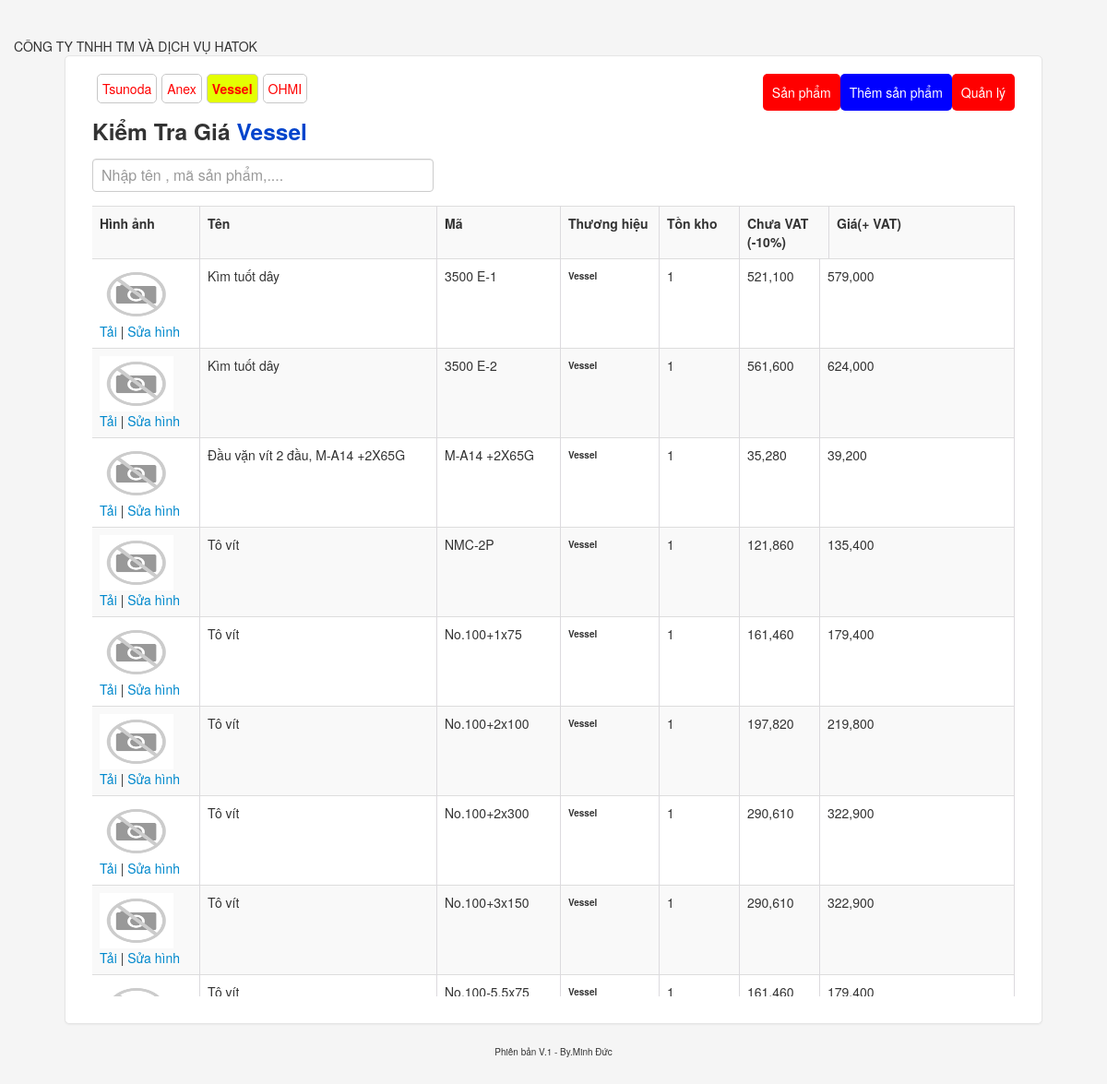
/4, run on the app's committed database.
### sanpham/models.py (models this page shows, shortened)
class thuonghieu(models.Model):
    ten = models.CharField(max_length=100,default='HATOK',verbose_name='Thương hiệu')
    def __str__(self):
        return self.ten
    class Meta:
        verbose_name_plural = 'Thương hiệu'

class sanpham(models.Model):
    ten = models.CharField(max_length=200,verbose_name='Tên sản phẩm')
    masp = models.CharField(max_length=100,verbose_name='Mã sản phẩm')
    thuonghieusp = models.ForeignKey(thuonghieu,on_delete=models.CASCADE,verbose_name='Thương hiệu')
    choices = [('cai', 'Cái'), ('hop', 'Hộp'), ('bo', 'Bộ'),('sanpham', 'Sản phẩm')]
    donvi = models.CharField(max_length=25,choices=choices, default='sanpham',verbose_name='Đơn vị')
    giabanle = models.IntegerField(verbose_name='Giá (đã bao gồm VAT)',null=False)
    soluong = models.IntegerField(verbose_name='Tồn kho',default='1')
    hinh = models.ImageField(verbose_name='Hình ảnh',null=False, upload_to='sanpham/',default='media/sanpham/none-img.png')
    def kovat(self):
        return self.giabanle * 0.9
    class Meta:
        verbose_name_plural = 'Sản phẩm'

### sanpham/views.py (the view)
# urls.py: path("<int:id>", index_th, name = 'index_th' ),
def index_th(request,id):
    sp = sanpham.objects.all()
    thuonghieus = thuonghieu.objects.all()
    try:
        th = thuonghieu.objects.get(id=id)
    except thuonghieu.DoesNotExist:
        messages.add_message(request, messages.INFO, 'Có cái gì đó sai sai !')
        return redirect('sanpham:index')
    data={'sp':sp,
          'th':th,
          'thuonghieus':thuonghieus,
    }
    return render(request,'quanlysanpham/index_th.html',data)

### templates/quanlysanpham/index_th.html (shortened to what this page needs)
{% extends "quanlysanpham/base.html" %}
{% load humanize %}
{% block content %}
<blink>
   <marquee>
      CÔNG TY TNHH TM VÀ DỊCH VỤ HATOK
   </marquee>
</blink>
<div class="form-signin">
    {% include 'quanlysanpham/danhsach-thuonghieu.html' %}
    <div class="thuonghieusp" style="display: flex;">
        {% for d in thuonghieus %}
            <a href="{% url 'sanpham:index_th' d.id %}" id="thuong-hieu-{{ d.id }}" style="margin-left: 5px;color: red;padding: 5px;border: 1px solid #c7c7c7;border-radius: 5px;">{{ d.ten }}</a>
        {% endfor %}
</div>
    <h3 class="form-signin-heading">Kiểm Tra Giá<b style="color: #0044cc;"> {{ th.ten }}</b></h3>
	<input id="q" type="text" placeholder="Nhập tên , mã sản phẩm,...." />
    <br/>
    <table class="table table-striped dis-s">
       <tr id="sticks">
           <td id="hinh"><strong>Hình ảnh</strong></td>
            <td id="ten"><strong>Tên</strong></td>
            <td id="ma"><strong>Mã </strong></td>
            <td id="th"><strong>Thương hiệu</strong></td>
            <td id="tonkho"><strong>Tồn kho</strong></td>
            <td id="gia"><strong>Chưa VAT (-10%)</strong></td>
            <td id="gias"><strong>Giá(+ VAT)</strong></td>
        </tr>
    </table>
<div class="tab id">
    <table class="table table-striped dis">
        {% for r in th.sanpham_set.all %}
        <tr>
            <td id="hinh"><img src="{{ r.hinh.url }}" style="width: 80px;height: 60px">
                <br>
                <a href="{{ r.hinh.url }}" download="{{ r.ten }}">Tải </a> | <a href="/admin/sanpham/sanpham/{{ r.id }}/change/">Sửa hình </a>
            </td>
            <td id="ten" style="display: table-cell;width:240px;height: 80px;">{{ r.ten }}</td>
            <td id="ma">{{ r.masp }}</td>
            <td id="th"><p>{{ r.thuonghieusp }}</p></td>
            <td id="tonkho">{{ r.soluong }}</td>
            <td id="tonkho">{{ r.kovat|floatformat:"0"|intcomma }}</td>
            <td id="gias">{{ r.giabanle|intcomma }}</td>
        </tr>
        {% endfor %}
	</table>
</div>
</div>
    </div>
{% endblock %}

### static/css/style.css (style rules this page uses)
body { padding-top: 40px; padding-bottom: 40px; background-color: #f5f5f5; }
.form-signin { max-width: 1000px; padding: 19px 29px 29px; margin: 0 auto 20px; background-color: #fff; border: 1px solid #e5e5e5; -webkit-border-radius: 5px; -moz-border-radius: 5px; border-radius: 5px; -webkit-box-shadow: 0 1px 2px rgba(0,0,0,.05); -moz-box-shadow: 0 1px 2px rgba(0,0,0,.05); box-shadow: 0 1px 2px rgba(0,0,0,.05); }
.form-signin .form-signin-heading, .form-signin .checkbox { margin-bottom: 10px; }
.form-signin input[type="text"], .form-signin input[type="password"] { font-size: 16px; height: auto; margin-bottom: 15px; padding: 7px 9px; }
.table-striped tbody > tr:nth-child(odd) > td, .table-striped tbody > tr:nth-child(odd) > th, .table th, .table td { border-right: 1px solid #dcdade; }
td#hinh { width: 100px; }
td#ma { width: 117px; }
td#th { width: 90px; }
td#ten { width: 240px; }
td#tonkho { width: 70px; }
td#gia { width: 80px; }
td#th p { display: block; font-size: 10px; font-weight: 600; }
.tab { overflow-y: scroll; height: 800px; }
.table { margin-bottom: 0px; }
input, textarea, .uneditable-input { width: 350px; }

### data on the page
thuonghieu: ten "Tsunoda"
thuonghieu: ten "Anex"
thuonghieu: ten "Vessel"
thuonghieu: ten "OHMI"
sanpham: hinh (picture), ten "Kìm tuốt dây", masp "3500 E-1", thuonghieusp "Vessel", soluong "1", kovat "521,100", giabanle "579,000"
sanpham: hinh (picture), ten "Kìm tuốt dây", masp "3500 E-2", thuonghieusp "Vessel", soluong "1", kovat "561,600", giabanle "624,000"
sanpham: hinh (picture), ten "Đầu vặn vít 2 đầu, M-A14 +2X65G", masp "M-A14 +2X65G", thuonghieusp "Vessel", soluong "1", kovat "35,280", giabanle "39,200"
sanpham: hinh (picture), ten "Tô vít", masp "NMC-2P", thuonghieusp "Vessel", soluong "1", kovat "121,860", giabanle "135,400"
sanpham: hinh (picture), ten "Tô vít", masp "No.100+1x75", thuonghieusp "Vessel", soluong "1", kovat "161,460", giabanle "179,400"
sanpham: hinh (picture), ten "Tô vít", masp "No.100+2x100", thuonghieusp "Vessel", soluong "1", kovat "197,820", giabanle "219,800"
sanpham: hinh (picture), ten "Tô vít", masp "No.100+2x300", thuonghieusp "Vessel", soluong "1", kovat "290,610", giabanle "322,900"
sanpham: hinh (picture), ten "Tô vít", masp "No.100+3x150", thuonghieusp "Vessel", soluong "1", kovat "290,610", giabanle "322,900"
sanpham: hinh (picture), ten "Tô vít", masp "No.100-5.5x75", thuonghieusp "Vessel", soluong "1", kovat "161,460", giabanle "179,400"
